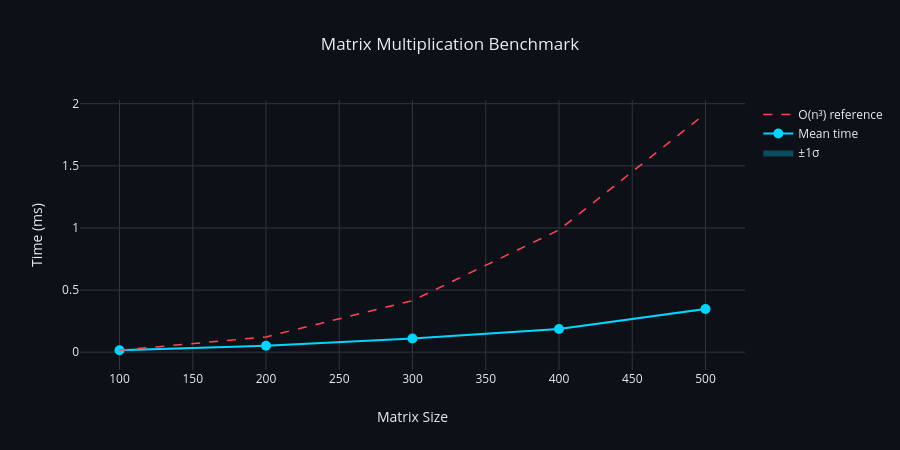

The notebook cell this image was saved under:
### Code cell
# Visualize benchmark distribution
# Run multiple sizes
sizes = [100, 200, 300, 400, 500]
means = []
stds = []

for n in sizes:
    A = np.random.randn(n, n)
    B = np.random.randn(n, n)
    results = reliable_benchmark(np.dot, A, B, n_runs=50)
    means.append(results['mean'])
    stds.append(results['std'])

means = np.array(means)
stds = np.array(stds)

fig = go.Figure()

# Error bars with shaded region
fig.add_trace(
    go.Scatter(x=sizes, y=means + stds, mode='lines',
               line=dict(width=0), showlegend=False, hoverinfo='skip')
)
fig.add_trace(
    go.Scatter(x=sizes, y=means - stds, mode='lines',
               fill='tonexty', fillcolor='rgba(0, 212, 255, 0.3)',
               line=dict(width=0), name='±1σ')
)
fig.add_trace(
    go.Scatter(x=sizes, y=means, mode='lines+markers',
               name='Mean time', line=dict(color='#00d4ff', width=2),
               marker=dict(size=10), error_y=dict(type='data', array=stds,
                                                   visible=True, color='#00d4ff'))
)

# O(n³) reference
n3_fit = means[0] * (np.array(sizes) / sizes[0])**3
fig.add_trace(
    go.Scatter(x=sizes, y=n3_fit, mode='lines',
               name='O(n³) reference', line=dict(color='#ff4757', width=1.5, dash='dash'))
)

fig.update_layout(
    template=dark_template,
    title='Matrix Multiplication Benchmark',
    xaxis_title='Matrix Size',
    yaxis_title='Time (ms)',
    height=450,
)
fig.show()

### Figure 1 — Plotly figure (JSON) as saved in the notebook; plotly's stock layout.template omitted (floating-point values rounded to 4 significant figures)
{"data": [{"hoverinfo": "skip", "line": {"width": 0}, "mode": "lines", "showlegend": false, "type": "scatter", "x": [100, 200, 300, 400, 500], "y": [0.02512, 0.05495, 0.1147, 0.194, 0.3566]}, {"fill": "tonexty", "fillcolor": "rgba(0, 212, 255, 0.3)", "line": {"width": 0}, "mode": "lines", "name": "±1σ", "type": "scatter", "x": [100, 200, 300, 400, 500], "y": [0.005627, 0.04734, 0.1056, 0.1801, 0.3387]}, {"error_y": {"array": [0.009744, 0.003805, 0.004556, 0.00697, 0.008963], "color": "#00d4ff", "type": "data", "visible": true}, "line": {"color": "#00d4ff", "width": 2}, "marker": {"size": 10}, "mode": "lines+markers", "name": "Mean time", "type": "scatter", "x": [100, 200, 300, 400, 500], "y": [0.01537, 0.05115, 0.1102, 0.187, 0.3476]}, {"line": {"color": "#ff4757", "dash": "dash", "width": 1.5}, "mode": "lines", "name": "O(n³) reference", "type": "scatter", "x": [100, 200, 300, 400, 500], "y": [0.01537, 0.123, 0.415, 0.9838, 1.921]}], "layout": {"height": 450, "title": {"text": "Matrix Multiplication Benchmark"}, "xaxis": {"title": {"text": "Matrix Size"}}, "yaxis": {"title": {"text": "Time (ms)"}}}}
